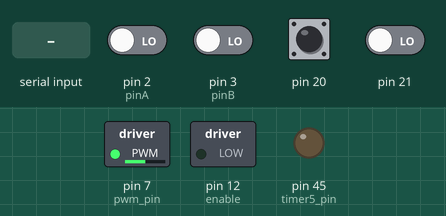
A sketch run on a simulated Arduino Mega 2560, built with avr-gcc and run on an emulated ATmega2560. Shown: switched loads named in the sketch (green lamp = pin HIGH), output pins drawn as LEDs (lit = HIGH). The test bench sets the inputs (shaded band); at power-on: pin 2 (pinA), pin 3 (pinB), pin 20, pin 21 LOW. What the sketch prints to the serial monitor is not drawn.

Above: at 1.2 s.
1.3 s: "1\n" received over Serial
At 3.2 s:
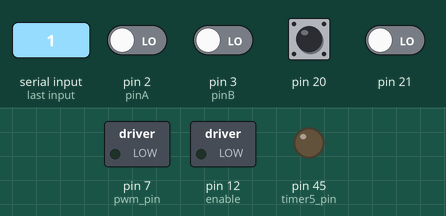
3.8 s: pin 20 driven HIGH
5.3 s: "0\n" received over Serial
8.3 s: pin 20 pulsed LOW 5 times (0.12 s each, 0.3 s apart)
11.3 s: pin 21 driven HIGH
Timing chart, 0 to 13.8 s (numbered marks = the images above; inputs shaded):
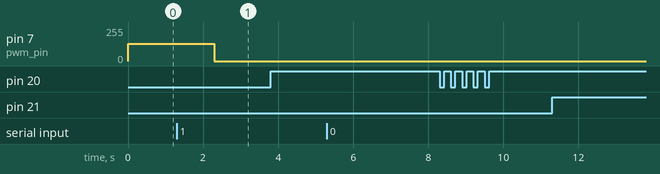

The sketch:

motor_controller.ino
```cpp
#define pwm_pin 7
#define pinA 2
#define pinB 3
#define timer5_pin 45
#define enable 12
#define ppr 1000

int encoderCounts = 0;
int revolutions = 0;
int timer = 0;
float velocity = 0;
float propGain = 1;
float integralGain = 1;
void setup() {
  // put your setup code here, to run once:
  Serial.begin(115200);
  pinMode(pwm_pin, OUTPUT);
  pinMode(pinA, INPUT);
  pinMode(pinB, INPUT);
  pinMode(timer5_pin, OUTPUT);
  pinMode(enable, OUTPUT);
  digitalWrite(enable, HIGH);
  // configure PWM:
  TCCR4A = B00100011; //Mode 15, no prescaler (=1)
  TCCR4B = B00011001;
  OCR4AH = B00000001; //319 TOP value
  OCR4AL = B00111111;
  //OCR4BH = B00000000;
  //OCR4BL = B10100000;
  //OCR4A = 319;
  OCR4B = 160; // Default 50% duty cycle

  // Configure encoder interrupts
  attachInterrupt(pinA, readEncoderA, CHANGE);
  attachInterrupt(pinB, readEncoderB, CHANGE);

  // Configure timer interrupt
  TCCR5A = 0;
  TCCR5B = B00000010;
  TIMSK5 = 1;
}

void setPWM(float duty){
  OCR4B = (int)duty*319/100;
}

ISR(TIMER5_OVF_vect){
  //velocity = (revolutions+(float)encoderCounts/ppr)*3.8*60*65535;
  velocity = (revolutions+(float)encoderCounts/ppr)*30.5*60;
//  if (velocity > 0) {
//   Serial.println(revolutions);
//  }

  encoderCounts = 0;
  revolutions = 0;
  timer += 1;
}

void readEncoderA(void){
  if(digitalRead(pinA)==HIGH){
    if(digitalRead(pinB)==HIGH){
      encoderCounts = encoderCounts + 1; //CW
      if(encoderCounts==ppr){
        revolutions += 1;
        encoderCounts = 0;
      }

    }else{
      encoderCounts = encoderCounts - 1; //CCW
      if(encoderCounts==-ppr){
        revolutions -= 1;
        encoderCounts = 0;
      }
    }
  }else{
    if(digitalRead(pinB)==LOW){
      encoderCounts = encoderCounts + 1; //CW
      if(encoderCounts==ppr){
        revolutions += 1;
        encoderCounts = 0;
      }
    }else{
      encoderCounts = encoderCounts - 1; //CCW
      if(encoderCounts==-ppr){
        revolutions -= 1;
        encoderCounts = 0;
      }
    }
  }
  //Serial.println(encoderCounts);
}

void readEncoderB(void){
  if(digitalRead(pinB)==HIGH){
    if(digitalRead(pinA)==LOW){
      encoderCounts = encoderCounts + 1; //CW
      if(encoderCounts==ppr){
        revolutions += 1;
        encoderCounts = 0;
      }
    }else{
      encoderCounts = encoderCounts - 1; //CCW
      if(encoderCounts==-ppr){
        revolutions -= 1;
        encoderCounts = 0;
      }
    }
  }else{
    if(digitalRead(pinA)==HIGH){
      encoderCounts = encoderCounts + 1; //CW
      if(encoderCounts==ppr){
        revolutions += 1;
        encoderCounts = 0;
      }
    }else{
      encoderCounts = encoderCounts - 1; //CCW
      if(encoderCounts==-ppr){
        revolutions -= 1;
        encoderCounts = 0;
      }
    }
  }
  //Serial.println(encoderCounts);
}

void loop() {
  // put your main code here, to run repeatedly:
//  setPWM (50.0);
//  delay(1000);
//  setPWM (75.0);
//  delay(1000);
  digitalWrite(enable, LOW);
//  while(Serial.available()>1){
//    float dutyReceived = Serial.parseFloat();
//    //Serial.println(dutyReceived);
//    encoderCounts = 0;
//    revolutions = 0;
//    //vController();
//    setPWM (dutyReceived);
//  }
  union {
    float f1;
    uint32_t i1;
  };
  float duty = 50.0;
  while (Serial.available() > 0) {
    Serial.readBytesUntil('\r', (char *)&i1, 4);
    duty = f1;
    //encoderCounts = 0;
    //revolutions = 0;
    setPWM(duty);
  }
  Serial.write((const char*)&velocity,4);
//  Serial.print("encoderCounts: ");
//  Serial.println(encoderCounts);
//  Serial.print("Velocity: ");
//  Serial.println(velocity);

  delay(100);
}

//void vController() {
//  float Et = velocity - encoderCounts;
//  float t = timer;
//  float integralEt = 0;
//
//  // Compute integral of Et from 0 to t
//  for (int i = 0; i < t; i++) {
//    integralEt += Et*(t) - Et*(i);
//  }
//
//  float P = propGain * Et;
//  float I = integralGain * integralEt;
//  float velocity = P + I;
//}
```

Measured:
- after the input at 1.3 s, pin 7 (pwm_pin): 128/255 → 0/255 after 1.0 s
- after the input at 3.8 s, every drawn part: stays the same
- after the input at 5.3 s, every drawn part: stays the same
- after the input at 8.3 s, every drawn part: stays the same
- after the input at 11.3 s, every drawn part: stays the same
